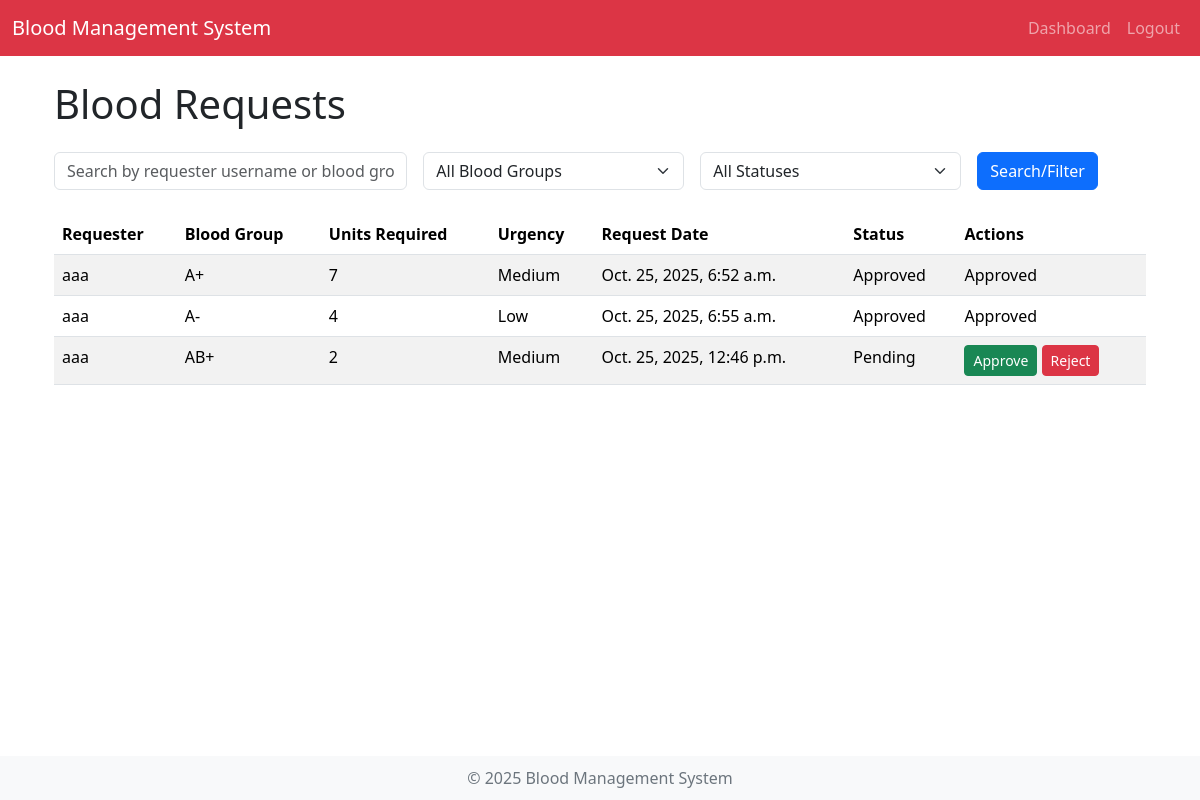
The app's page /manage/blood_requests/ (signed in) with its own data.
### core/models.py (models this page shows, shortened)
class BloodRequest(models.Model):
    request_by = models.ForeignKey(User, on_delete=models.CASCADE, related_name="blood_requests")
    blood_group = models.CharField(max_length=5, choices=[
        ("A+", "A+"), ("A-", "A-"), ("B+", "B+"), ("B-", "B-"),
        ("AB+", "AB+"), ("AB-", "AB-"), ("O+", "O+"), ("O-", "O-")
    ])
    units_required = models.PositiveIntegerField()
    urgency = models.CharField(max_length=50, choices=[
        ("Low", "Low"), ("Medium", "Medium"), ("High", "High"), ("Emergency", "Emergency")
    ])
    request_date = models.DateTimeField(auto_now_add=True)
    is_approved = models.BooleanField(default=False)
    fulfilled_by_blood_bank = models.ForeignKey(BloodBank, on_delete=models.SET_NULL, null=True, blank=True)

class User(AbstractUser):
    is_donor = models.BooleanField(default=False)
    is_admin = models.BooleanField(default=False)

### core/views.py (the view)
# urls.py: path("manage/blood_requests/", views.blood_request_list, name="blood_request_list"),
@login_required
@user_passes_test(is_admin)
def blood_request_list(request):
    blood_requests = BloodRequest.objects.all()
    query = request.GET.get('q')
    blood_group_filter = request.GET.get('blood_group')
    status_filter = request.GET.get('status')
    if query:
        blood_requests = blood_requests.filter(Q(request_by__username__icontains=query) | Q(blood_group__icontains=query))
    if blood_group_filter and blood_group_filter != 'All':
        blood_requests = blood_requests.filter(blood_group=blood_group_filter)
    if status_filter and status_filter != 'All':
        is_approved = True if status_filter == 'Approved' else False
        blood_requests = blood_requests.filter(is_approved=is_approved)
    blood_groups = [bg[0] for bg in BloodRequest.blood_group.field.choices]
    statuses = ['All', 'Approved', 'Pending']
    context = {
        'blood_requests': blood_requests,
        'blood_groups': blood_groups,
        'selected_blood_group': blood_group_filter,
        'statuses': statuses,
        'selected_status': status_filter,
        'query': query,
    }
    return render(request, 'admin/blood_request_list.html', context)

### core/views.py (called while the page is built)
def is_admin(user):
    return user.is_authenticated and user.is_admin

### core/templates/admin/blood_request_list.html (shortened to what this page needs)
{% extends 'base.html' %}
{% block content %}
<div class="container">
    <h1 class="my-4">Blood Requests</h1>
    <form method="GET" class="row g-3 align-items-center mb-4">
        <div class="col-md-4">
            <input type="text" name="q" class="form-control" placeholder="Search by requester username or blood group" value="{{ query|default:'' }}">
        </div>
        <div class="col-md-3">
            <select name="blood_group" class="form-select">
                <option value="All">All Blood Groups</option>
            </select>
        </div>
        <div class="col-md-3">
            <select name="status" class="form-select">
                <option value="All">All Statuses</option>
            </select>
        </div>
        <div class="col-md-2">
            <button type="submit" class="btn btn-primary">Search/Filter</button>
        </div>
    </form>
    {% if blood_requests %}
    <table class="table table-striped">
        <thead>
            <tr>
                <th>Requester</th>
                <th>Blood Group</th>
                <th>Units Required</th>
                <th>Urgency</th>
                <th>Request Date</th>
                <th>Status</th>
                <th>Actions</th>
            </tr>
        </thead>
        <tbody>
            {% for request in blood_requests %}
            <tr>
                <td>{{ request.request_by.username }}</td>
                <td>{{ request.blood_group }}</td>
                <td>{{ request.units_required }}</td>
                <td>{{ request.urgency }}</td>
                <td>{{ request.request_date }}</td>
                <td>{% if request.is_approved %}Approved{% else %}Pending{% endif %}</td>
                <td>
                    {% if not request.is_approved %}
                    <a href="{% url 'approve_blood_request' request.pk %}" class="btn btn-success btn-sm">Approve</a>
                    <a href="{% url 'reject_blood_request' request.pk %}" class="btn btn-danger btn-sm">Reject</a>
                    {% else %}
                    Approved
                    {% endif %}
                </td>
            </tr>
            {% endfor %}
        </tbody>
    </table>
    {% else %}
    <div class="alert alert-info" role="alert">
        No blood requests found matching your criteria.
    </div>
    {% endif %}
</div>
{% endblock %}

### core/templates/base.html (style rules this page uses)
body { padding-top: 56px; }

### records on screen
BloodRequest: request_by.username "aaa", blood_group "A+", units_required "7", urgency "Medium", request_date "Oct. 25, 2025, 6:52 a.m.", is_approved "Approved"
BloodRequest: request_by.username "aaa", blood_group "A-", units_required "4", urgency "Low", request_date "Oct. 25, 2025, 6:55 a.m.", is_approved "Approved"
BloodRequest: request_by.username "aaa", blood_group "AB+", units_required "2", urgency "Medium", request_date "Oct. 25, 2025, 12:46 p.m.", is_approved "Pending"
